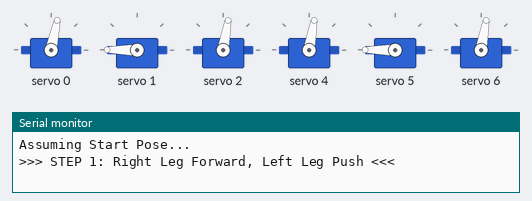
Bench run of a sketch on a simulated Arduino Uno, built with avr-gcc and run on an emulated ATmega328P. On the bench: 6 × servo, the last lines printed to the serial monitor.

Above: at 4.7 s.
At 5.8 s:
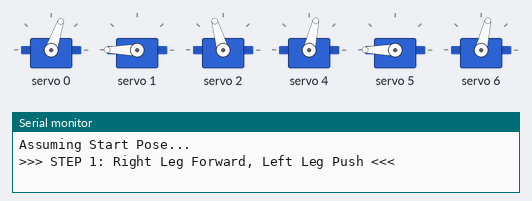
At 6.6 s:
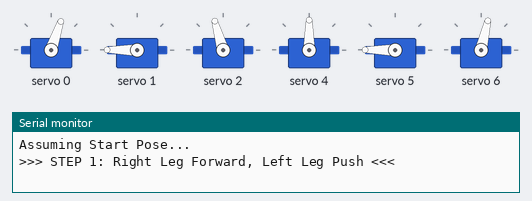
At 6.9 s:
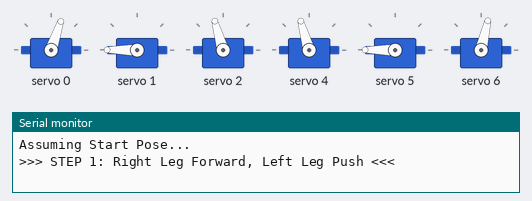
At 8.0 s:
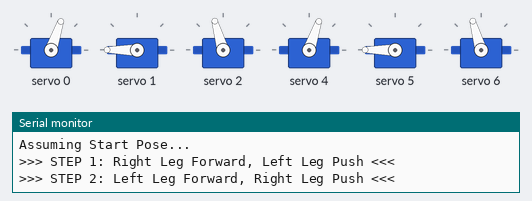
At 9.1 s:
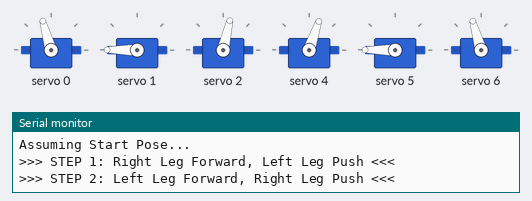
Timing chart, 0 to 10.5 s (numbered marks = the images above):
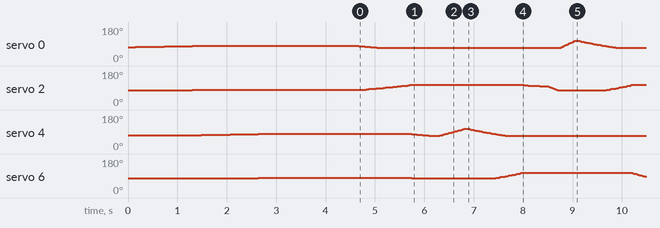

The sketch:

sequential.ino
```cpp
#include <Wire.h>
#include <Adafruit_PWMServoDriver.h>
#include "BipedLeg.h"

Adafruit_PWMServoDriver pwm = Adafruit_PWMServoDriver();

// --- CONFIGURATION ---
// Left Leg Channels (From Stage 1)
#define L_HIP 0
#define L_KNEE 1
#define L_ANKLE 2

// Right Leg Channels
#define R_HIP 4
#define R_KNEE 5
#define R_ANKLE 6

// Gait Parameters
#define STEP_HEIGHT 2.0   // cm (Keep low for stability)
#define STRIDE_LEN  5.0   // cm (Forward movement)
#define STAND_H    -15.0  // cm (Standing Height)
#define SPEED_MS    800   // Duration of one step (Slower = Safer)

// Instantiate Both Legs
BipedLeg leftLeg(&pwm, L_HIP, L_KNEE, L_ANKLE);
BipedLeg rightLeg(&pwm, R_HIP, R_KNEE, R_ANKLE);

void setup() {
  Serial.begin(115200);
  pwm.begin();
  pwm.setPWMFreq(50);

  // 1. Calibration (Apply your offsets here!)
  // Format: (Hip, Knee, Ankle)
  leftLeg.setOffsets(0, 0, 0);
  rightLeg.setOffsets(0, 0, 0);

  // 2. Start Pose: Stand Tall
  Serial.println("Assuming Start Pose...");
  // Both feet directly under hips
  leftLeg.moveToSmooth(0, STAND_H, 1000);
  rightLeg.moveToSmooth(0, STAND_H, 1000);
  delay(2000); // Wait for user to stabilize robot
}

void loop() {
  Serial.println(">>> STEP 1: Right Leg Forward, Left Leg Push <<<");
  // A. Shift Weight / Prep (Left moves back slightly to push body)
  leftLeg.moveToSmooth(-STRIDE_LEN, STAND_H, SPEED_MS);

  // B. Swing Right Leg
  // Lift
  rightLeg.moveToSmooth(0, STAND_H + STEP_HEIGHT, SPEED_MS/2);
  // Forward & Down
  rightLeg.moveToSmooth(STRIDE_LEN, STAND_H, SPEED_MS/2);

  delay(100);

  Serial.println(">>> STEP 2: Left Leg Forward, Right Leg Push <<<");

  // A. Push Body with Right Leg (Move Right Leg back relative to hip)
  rightLeg.moveToSmooth(-STRIDE_LEN, STAND_H, SPEED_MS);

  // B. Swing Left Leg
  // Lift (From its back position)
  leftLeg.moveToSmooth(-STRIDE_LEN, STAND_H + STEP_HEIGHT, SPEED_MS/2); // Lift in place
  // Swing Forward & Down
  leftLeg.moveToSmooth(STRIDE_LEN, STAND_H, SPEED_MS/2);

  delay(100);
}
```

BipedLeg.cpp
```cpp
/*
  BipedLeg.cpp - Implementation of Zig-Zag Leg Kinematics
*/

#include "BipedLeg.h"

// Constructor
BipedLeg::BipedLeg(Adafruit_PWMServoDriver *driver, int hipCh, int kneeCh, int ankleCh) {
  _pwm = driver;
  _hipCh = hipCh;
  _kneeCh = kneeCh;
  _ankleCh = ankleCh;

  // Default start position (Leg hanging down)
  _currX = 0;
  _currY = -14.0;

  _hipOffset = 0;
  _kneeOffset = 0;
  _ankleOffset = 0;
}

void BipedLeg::setOffsets(float hipOff, float kneeOff, float ankleOff) {
  _hipOffset = hipOff;
  _kneeOffset = kneeOff;
  _ankleOffset = ankleOff;
}

float BipedLeg::getX() { return _currX; }
float BipedLeg::getY() { return _currY; }

// --- LOW LEVEL SERVO CONTROL ---
void BipedLeg::setServoRaw(int channel, float angle) {
  // Constrain to physical servo limits (0-180)
  int a = constrain((int)angle, 0, 180);
  int pulse = map(a, 0, 180, SERVOMIN, SERVOMAX);
  _pwm->setPWM(channel, 0, pulse);
}

// --- INVERSE KINEMATICS (IK) ---
// Solves angles for Custom Zig-Zag Geometry
bool BipedLeg::calculateIK(float x, float y, float &tHip, float &tKnee, float &tAnkle) {

  float dist = sqrt(x*x + y*y);

  // Safety: Reach Check
  if (dist > (L_FEMUR + L_TIBIA - 0.5)) return false; // Too far
  if (dist < 4.0) return false; // Too close (self-collision)

  // 1. KNEE (Law of Cosines)
  // Internal angle gamma
  float cosGamma = (L_FEMUR*L_FEMUR + L_TIBIA*L_TIBIA - dist*dist) / (2 * L_FEMUR * L_TIBIA);
  cosGamma = constrain(cosGamma, -1.0, 1.0); // Floating point safety
  float gamma = acos(cosGamma);

  // Knee Deviation from Straight (PI - gamma)
  float kneeRad = PI - gamma;

  // 2. HIP
  // Alpha: Angle of vector Hip->Foot from Vertical
  // using -y because down is negative in our coords
  float alpha = atan2(x, -y);

  // Beta: Internal angle at Hip
  float cosBeta = (L_FEMUR*L_FEMUR + dist*dist - L_TIBIA*L_TIBIA) / (2 * L_FEMUR * dist);
  cosBeta = constrain(cosBeta, -1.0, 1.0);
  float beta = acos(cosBeta);

  // ZIG-ZAG LOGIC: Hip angle is Alpha - Beta
  float hipRad = alpha - beta;

  // 3. ANKLE (Auto-leveling)
  // To keep foot horizontal (0 deg global), Ankle cancels out Hip + Knee
  float ankleRad = -(hipRad + kneeRad);

  // Convert to Degrees
  tHip   = hipRad * 180.0 / PI;
  tKnee  = kneeRad * 180.0 / PI;
  tAnkle = ankleRad * 180.0 / PI;

  return true;
}

// --- SMOOTH MOVEMENT INTERPOLATOR ---
void BipedLeg::moveToSmooth(float targetX, float targetY, int duration_ms) {
  float startX = _currX;
  float startY = _currY;

  // Define time steps (10ms resolution)
  int steps = duration_ms / 10;
  if (steps < 1) steps = 1;

  for (int i = 1; i <= steps; i++) {
    float t = (float)i / steps;

    // Linear Interpolation
    float nowX = startX + (targetX - startX) * t;
    float nowY = startY + (targetY - startY) * t;

    float h, k, a;

    // Solve IK for intermediate point
    if (calculateIK(nowX, nowY, h, k, a)) {

      // Apply Safety Constraints (The "Guard" Logic)
      h = constrain(h, HIP_MIN, HIP_MAX);
      k = constrain(k, KNEE_MIN, KNEE_MAX); // Strictly protect 90 deg limit
      a = constrain(a, ANKLE_MIN, ANKLE_MAX);

      // Add 90.0 (Neutral) + Calibration Offsets
      setServoRaw(_hipCh,   90.0 + h + _hipOffset);
      setServoRaw(_kneeCh,  90.0 + k + _kneeOffset);
      setServoRaw(_ankleCh, 90.0 + a + _ankleOffset);
    }

    // Blocking delay (For Stage 1 simplicity)
    delay(10);
  }

  // Update state
  _currX = targetX;
  _currY = targetY;
}
```

BipedLeg.h
```cpp
/*
  BipedLeg.h - Library for controlling a single Zig-Zag leg
  Project: Experimental Biped
  Stage: 1 (Single Leg IK)
*/

#ifndef BIPEDLEG_H
#define BIPEDLEG_H

#include <Arduino.h>
#include <Wire.h>
#include <Adafruit_PWMServoDriver.h>
#include <math.h>

class BipedLeg {
  public:
    // Constructor: defined by the servo driver and specific channels
    BipedLeg(Adafruit_PWMServoDriver *driver, int hipCh, int kneeCh, int ankleCh);

    void setServoRaw(int channel, float angle);

    // Setup function to initialize offsets
    //offset angles with reference to 0 -- measure the offset angles here
    void setOffsets(float hipOff, float kneeOff, float ankleOff);

    // Main Motion Function: Move foot to (x, y) over time
    void moveToSmooth(float targetX, float targetY, int duration_ms);

    // Returns current position
    float getX();
    float getY();

  private:
    // Pointers and Hardware
    Adafruit_PWMServoDriver *_pwm;
    int _hipCh, _kneeCh, _ankleCh;

    // State Variables
    float _currX, _currY;

    // Calibration Offsets
    float _hipOffset, _kneeOffset, _ankleOffset;

    // Physical Geometry (cm)
    const float L_FEMUR = 9.5;
    const float L_TIBIA = 9.5;

    // Servo limits (Pulse Width)
    const int SERVOMIN = 150;  //0 degrees
    const int SERVOMAX = 600;  //180 degrees

    // Safety Constraints (Degrees relative to Neutral)
    const float HIP_MIN   = -45.0;
    const float HIP_MAX   = 45.0;
    const float KNEE_MIN  = 0.0;
    const float KNEE_MAX  = 90.0; // Hard mechanical limit
    const float ANKLE_MIN = -40.0;
    const float ANKLE_MAX = 40.0;

    // Private Helpers
    bool calculateIK(float x, float y, float &tHip, float &tKnee, float &tAnkle);
};

#endif
```
